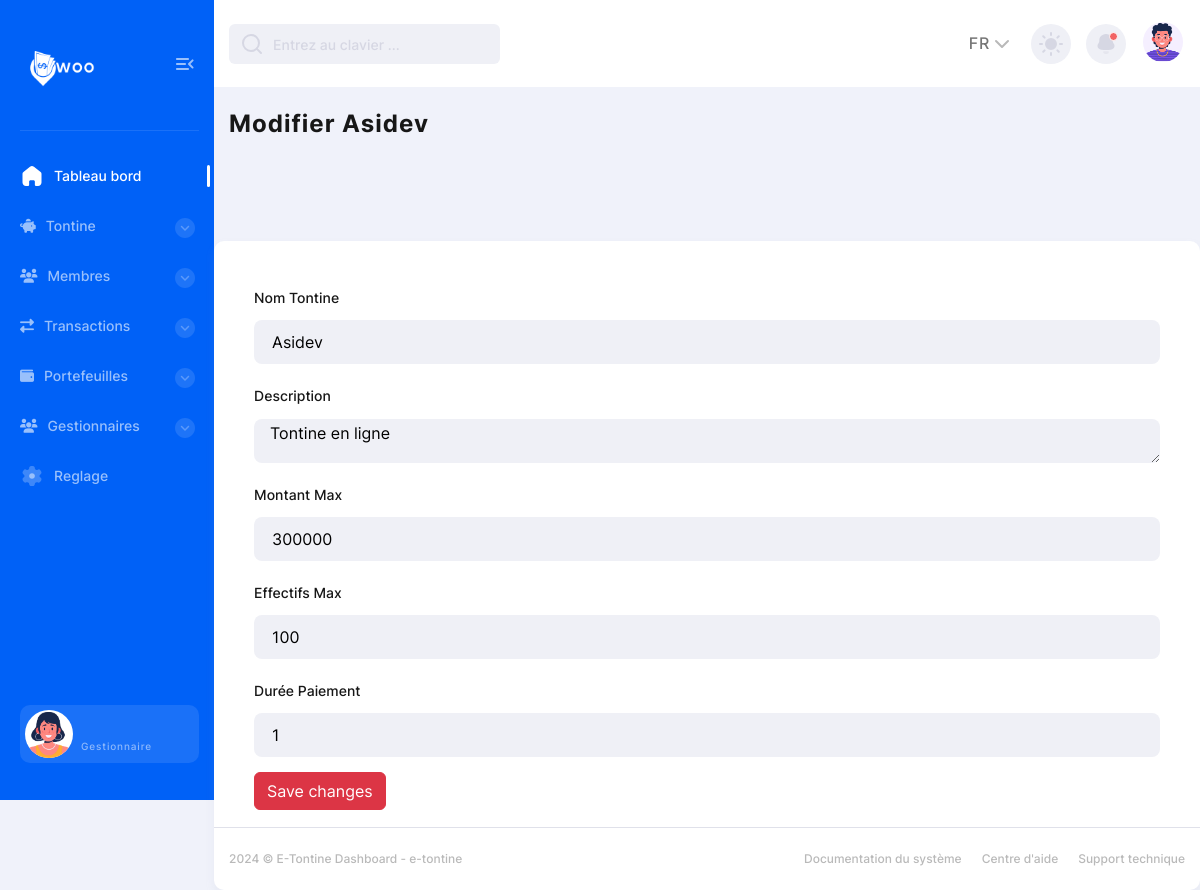
Screenshot of /tontine/8/edit/ with the database file from the repository.
### tontine/models.py (models this page shows, shortened)
class InformationEntreprise(models.Model):
    nom_entreprise = models.CharField(max_length=40)
    logo = models.ImageField(upload_to="logo")
    logo_white = models.ImageField(upload_to="logo")
    description = models.TextField()

class Tontine(models.Model):
    DUREE_CHOICES = [
        (1, 'Journalière'),
        (7, 'Hebdomadaire'),
        (30, 'Mensuelle'),
    ]
    gestionnaire = models.ForeignKey(Utilisateur, on_delete=models.CASCADE, related_name='tontines_gerees')
    nom_tontine = models.CharField(max_length=255)
    description = models.TextField()
    montant_max = models.PositiveBigIntegerField()
    effectifs_max = models.PositiveIntegerField()
    duree_paiement = models.PositiveIntegerField(choices=DUREE_CHOICES)
    date_debut = models.DateField(auto_now_add=True)
    membres = models.ManyToManyField(Membre, through=Participation,blank=True, related_name='tontines_participees')

### tontine/views.py (the view)
# urls.py: path('tontine/<int:pk>/edit/', TontineUpdateView.as_view(), name='tontine_edit'),
class TontineUpdateView(UpdateView):
    model = Tontine
    template_name = 'main/modifier-tontine.html'
    fields = ['nom_tontine', 'description', 'montant_max', 'effectifs_max', 'duree_paiement']
    success_url = reverse_lazy('tontine_list')

### tontine/context_processors.py (called while the page is built)
def enterprise_info(request):
    try:
        enterprise_data = InformationEntreprise.objects.first()  # Adjust query as needed
    except InformationEntreprise.DoesNotExist:
        enterprise_data = None
    return {'enterprise_info': enterprise_data}

### tontine/templates/main/modifier-tontine.html (shortened to what this page needs)
{% extends 'layout/base.html' %}
{% load static %}
{% block main %}
{% include 'layout/wrapper.html' %}
    <main class="main users chart-page" id="skip-target">
      <div class="container">
        <h2 class="main-title">Modifier {{tontine.nom_tontine}}</h2>
    </main>
    <form method="post" class="form">
        <label class="form-label-wrapper">
          <p class="form-label">Nom Tontine</p>
          <input class="form-input" type="text" name="{{ form.nom_tontine.name }}" value="{{ form.nom_tontine.value|default:'' }}" placeholder="Enter tontine name" required>
        </label>
        <label class="form-label-wrapper">
          <p class="form-label">Description</p>
          <textarea class="form-input" name="{{ form.description.name }}" placeholder="Enter tontine description" required>{{ form.description.value|default:'' }}</textarea>
        </label>
        <label class="form-label-wrapper">
          <p class="form-label">Montant Max</p>
          <input class="form-input" type="number" name="{{ form.montant_max.name }}" value="{{ form.montant_max.value|default:'' }}" placeholder="Enter max amount" required>
        </label>
        <label class="form-label-wrapper">
          <p class="form-label">Effectifs Max</p>
          <input class="form-input" type="number" name="{{ form.effectifs_max.name }}" value="{{ form.effectifs_max.value|default:'' }}" placeholder="Enter max participants" required>
        </label>
        <label class="form-label-wrapper">
          <p class="form-label">Durée Paiement</p>
         <input class="form-input" type="text" name="{{ form.duree_paiement.name }}" value="{{ form.duree_paiement.value|default:'' }}" placeholder="Enter payment duration" required>
        </label>
        <button type="submit" class="btn btn-danger">Save changes</button>
        <br>
        <br>
      </form>
    {% endblock %}

### tontine/templates/inc/header.html (shortened to what this page needs)
{% load static %}
 <aside class="sidebar">
    <div class="sidebar-start">
        <div class="sidebar-head">
            <a href="/" class="logo-wrapper" title="Home">
                <div class="logo-text">
                  <img src="{{enterprise_info.logo_white.url}}" width="90">
                </div>
            </a>
            <button class="sidebar-toggle transparent-btn" title="Menu" type="button">
                <span class="icon menu-toggle" aria-hidden="true"></span>
            </button>
        </div>
        <div class="sidebar-body">
            <ul class="sidebar-body-menu">
                <li>
                    <a class="active" href="/"><span class="icon home" aria-hidden="true"></span>Tableau bord</a>
                </li>
                <li>
                    <a class="show-cat-btn" href="##">
                        <span class="icon"><i class="fas fa-piggy-bank" aria-hidden="true"></i></span> Tontine
                        <span class="category__btn transparent-btn" title="Open list">
                            <span class="icon arrow-down" aria-hidden="true"></span>
                        </span>
                    </a>
                    <ul class="cat-sub-menu">
                        <li>
                        </li>
                        <li>
                        </li>
                        <li>
                        </li>
                    </ul>
                </li>
                <li>
                    <a class="show-cat-btn" href="##">
                        <span class="icon"><i class="fas fa-users" aria-hidden="true"></i></span> Membres
                        <span class="category__btn transparent-btn" title="Open list">
                            <span class="icon arrow-down" aria-hidden="true"></span>
                        </span>
                    </a>
                    <ul class="cat-sub-menu">
                        <li>
                        </li>
                        <li>
                        </li>
                        <li>
                        </li>
                    </ul>
                </li>
                <li>
                    <a class="show-cat-btn" href="##">
                        <span class="icon"><i class="fas fa-exchange-alt" aria-hidden="true"></i></span> Transactions
                        <span class="category__btn transparent-btn" title="Open list">
                            <span class="icon arrow-down" aria-hidden="true"></span>
                        </span>
                    </a>
                    <ul class="cat-sub-menu">
                        <li>
                        </li>
                        <li>
                        </li>
                        <li>
                        </li>
                    </ul>
                </li>
                <li>
                    <a class="show-cat-btn" href="##">
                        <span class="icon"><i class="fas fa-wallet" aria-hidden="true"></i></span> Portefeuilles
                        <span class="category__btn transparent-btn" title="Open list">
                            <span class="icon arrow-down" aria-hidden="true"></span>
                        </span>
                    </a>
                    <ul class="cat-sub-menu">
                        <li>
                        </li>
                        <li>
                        </li>
                    </ul>
                </li>
                <li>
                    <a class="show-cat-btn" href="##">
                        <span class="icon fas fa-users"></span> Gestionnaires
                        <span class="category__btn transparent-btn" title="Open list">
                            <span class="icon arrow-down" aria-hidden="true"></span>
                        </span>
                    </a>
                    <ul class="cat-sub-menu">
                        <li>
                        </li>
                        <li>
                        </li>
                    </ul>
                </li>
                <li>
                    <a href="##"><span class="icon setting" aria-hidden="true"></span>Reglage</a>
                </li>
            </ul>
        </div>
    </div>
    <div class="sidebar-footer">
        <a href="##" class="sidebar-user">
            <span class="sidebar-user-img">
                <picture><source srcset="{% static 'img/avatar/avatar-illustrated-01.webp' %}" type="image/webp"><img src="{% static './img/avatar/avatar-illustrated-01.png' %}" alt="User name"></picture>
            </span>
            <div class="sidebar-user-info">
                {% with user_email=user.email %}
                {% with username=user_email|cut:'@gmail.com' %}
                  <br>
                {% endwith %}
              {% endwith %}
                <span class="sidebar-user__subtitle">Gestionnaire</span>
            </div>
        </a>
    </div>
</aside>

### rows the page displays
InformationEntreprise: logo_white (picture)
Tontine: nom_tontine "Asidev", description "Tontine en ligne"
